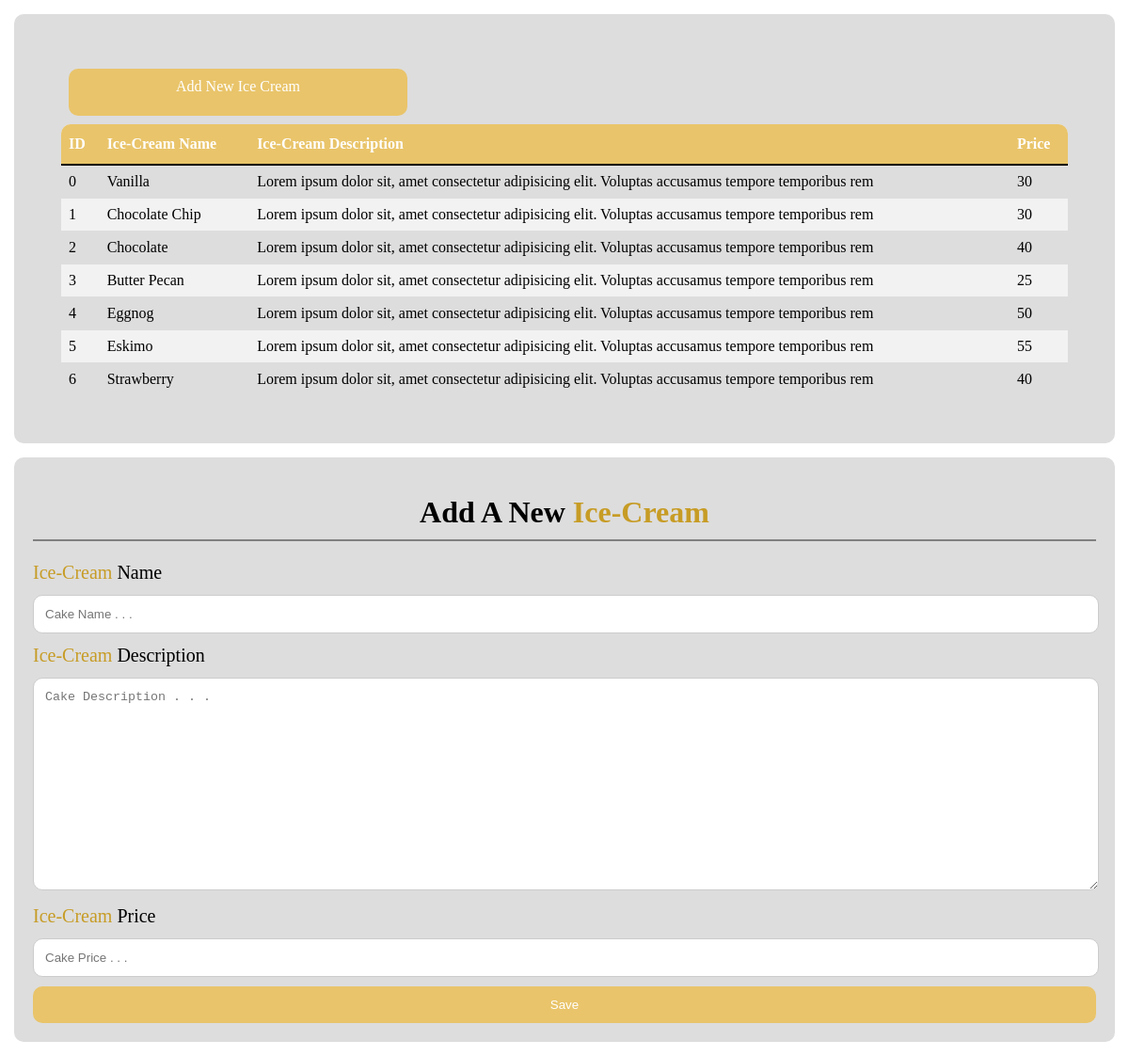
The app's page /backend/admin/Pages/addicecream.php with its own data.
### tables this page shows
CREATE TABLE `icecream` (
  `id` int(10) NOT NULL,
  `icecream_name` varchar(30) DEFAULT NULL,
  `discription` varchar(100) DEFAULT NULL,
  `price` int(10) DEFAULT NULL
);

### backend/admin/Pages/addicecream.php (the view, shortened to what this page needs)
<?php
 require ('../../files/connection.php');
 try {
     $stmt = $pdo->prepare("SELECT * FROM `icecream`");
     $stmt->execute();
     $icecreams = $stmt->fetchAll(PDO::FETCH_ASSOC);
 } catch (Exception $ex) {
     $result = $ex->getMessage();
 }
?>
<!DOCTYPE html>
<html lang="en">
<head>
</head>
<body>
    <div class="burgerlist">
    <div class="table">
        <table>
            <tr>
                <td colspan="4"><a href="#form" class="btn">Add New Ice Cream</span></a></td>
            </tr>
            <tr>
                <th class="left">ID</th>
                <th>Ice-Cream Name</th>
                <th>Ice-Cream Description</th>
                <th class="right">Price</th>
            </tr>
            <?php foreach ($icecreams as $key => $icecream): ?>
                <tr>
                    <td ><?php echo $key?></td>
                    <td><?php echo $icecream['icecream_name']?></td>
                    <td><?php echo $icecream['discription']?></td>
                    <td><?php echo $icecream['price']?></td>
                </tr>
                <?php endforeach; ?>
        </table>
    </div>
    </div>
    <div class="form" id="form">
        <center>
            <div class="linkname">
                <h1>Add A New <span>Ice-Cream</span></h1>
            </div>
        </center>
        <form action="php Files/addfood.php" method="post">
            <div class="row">
                <div class="col-25">
                    <label for="name"><span>Ice-Cream</span> Name</label>
                    <div class="col-75">
                        <input type="text" name="name" placeholder="Cake Name . . ." require>
                    </div>
                </div>
            </div>
            <div class="row">
                <div class="col-25">
                    <label for="Description"><span>Ice-Cream</span> Description</label>
                    <div class="col-75">
                        <textarea type="text" name="description" placeholder="Cake Description . . ." ></textarea>
                    </div>
                </div>
            </div>
            <div class="row">
                <div class="col-25">
                    <label for="price"><span>Ice-Cream</span> Price</label>
                    <div class="col-75">
                        <input type="number" name="price" placeholder="Cake Price . . ." require>
                    </div>
                </div>
            </div>
            <div class="row">
                <input type="submit" name="submiticecream" value="Save">
            </div>
        </form>
    </div>
</body>
</html>

### records on screen
icecream: key "0", icecream_name "Vanilla", discription "Lorem ipsum dolor sit, amet consectetur adipisicing elit. Voluptas accusamus tempore temporibus rem", price "30"
icecream: key "1", icecream_name "Chocolate Chip", discription "Lorem ipsum dolor sit, amet consectetur adipisicing elit. Voluptas accusamus tempore temporibus rem", price "30"
icecream: key "2", icecream_name "Chocolate", discription "Lorem ipsum dolor sit, amet consectetur adipisicing elit. Voluptas accusamus tempore temporibus rem", price "40"
icecream: key "3", icecream_name "Butter Pecan", discription "Lorem ipsum dolor sit, amet consectetur adipisicing elit. Voluptas accusamus tempore temporibus rem", price "25"
icecream: key "4", icecream_name "Eggnog", discription "Lorem ipsum dolor sit, amet consectetur adipisicing elit. Voluptas accusamus tempore temporibus rem", price "50"
icecream: key "5", icecream_name "Eskimo", discription "Lorem ipsum dolor sit, amet consectetur adipisicing elit. Voluptas accusamus tempore temporibus rem", price "55"
icecream: key "6", icecream_name "Strawberry", discription "Lorem ipsum dolor sit, amet consectetur adipisicing elit. Voluptas accusamus tempore temporibus rem", price "40"
